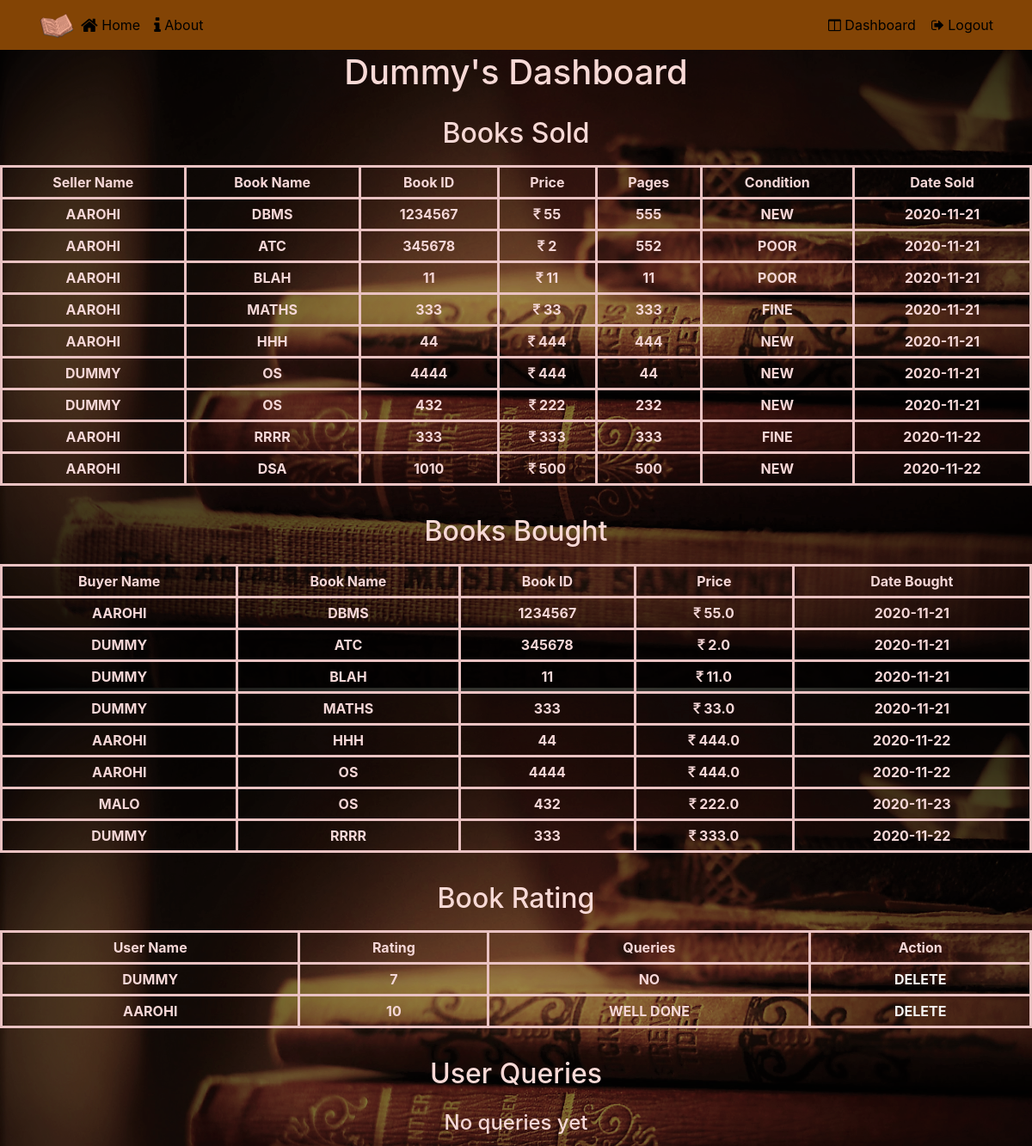
The app's page /admin_dashboard (signed in) with its own data.
### app.py (models this page shows)
class User(UserMixin, db.Model):
    __tablename__ = "user"
    id = db.Column(db.Integer, primary_key=True) # primary keys are required by SQLAlchemy
    email = db.Column(db.String(100), unique=True)
    password = db.Column(db.String(100))
    name = db.Column(db.String(1000))
    books = db.relationship('Book', backref='user')
    transactions = db.relationship('Transaction', backref='user')
    ratings = db.relationship('Rating', backref='user')

class Transaction(UserMixin, db.Model):
    __tablename__ = "transaction"
    id = db.Column(db.Integer, primary_key=True)
    seller_id = db.Column(db.Integer, nullable=False)
    title = db.Column(db.String(1000))
    isbn = db.Column(db.String(1000))
    price = db.Column(db.Integer)
    pages = db.Column(db.Integer)
    condition = db.Column(db.String(1000))
    buyer_id = db.Column(db.Integer, db.ForeignKey('user.id'), nullable=False)
    book_id = db.Column(db.Integer, nullable=False)
    amt_sold_for = db.Column(db.Float, nullable=False)
    date_added = db.Column(db.DateTime, default=datetime.utcnow)
    order_date = db.Column(db.DateTime, nullable=False, default=datetime.utcnow)

class Book(UserMixin, db.Model):
    __tablename__ = "book"
    id = db.Column(db.Integer, primary_key=True)
    seller_id = db.Column(db.Integer, db.ForeignKey('user.id'), nullable=False)
    title = db.Column(db.String(1000))
    isbn = db.Column(db.String(1000))
    price = db.Column(db.Integer)
    pages = db.Column(db.Integer)
    condition = db.Column(db.String(1000))
    date_added = db.Column(db.DateTime, default=datetime.utcnow)
    book_transactions = db.relationship('User', backref='book')

class Rating(UserMixin, db.Model):
    __tablename__ = "rating"
    id = db.Column(db.Integer, primary_key=True)
    user_id = db.Column(db.Integer, db.ForeignKey('user.id'), nullable=False)
    rating = db.Column(db.Integer, nullable=False)
    issues = db.Column(db.String(1000))
    timestamp = db.Column(db.DateTime, default=datetime.utcnow)

### app.py (the view)
@app.route('/admin_dashboard')
@login_required
def admin_dashboard():
    books_sell = (db.session.query(Transaction.title, Transaction.isbn, Transaction.price, Transaction.pages, Transaction.condition, Transaction.date_added, User.name).join(User, User.id==Transaction.seller_id)).order_by(Transaction.date_added).all()
    books_more = (db.session.query(Book.title, Book.isbn, Book.price, Book.pages, Book.condition, Book.date_added, User.name).join(User, User.id==Book.seller_id)).order_by(Book.date_added).all()
    books_bought = (db.session.query(Transaction.title, Transaction.isbn, Transaction.amt_sold_for, Transaction.order_date, User.name).join(User)).order_by(Transaction.date_added).all()
    ratings = (db.session.query(Rating.id, Rating.rating, Rating.issues, User.name).join(User)).order_by(Rating.timestamp).all()
    queries = Contact_Detail.query.all()
    return render_template('admin_dashboard.html', books_sold=books_sell, books_more=books_more,books_bought=books_bought, queries=queries, ratings=ratings, name=current_user.name)

### app.py (called while the page is built)
def login_required(f):
    @wraps(f)
    def wrap(*args, **kwargs):
        if 'logged_in' in session:
            return f(*args, **kwargs)
        else:
            flash('You need to login first.')
            return redirect(url_for('login'))
    return wrap

@login_manager.user_loader
def user_loader(user_id):
    return User.query.get(user_id)

### templates/admin_dashboard.html (shortened to what this page needs)
{% extends 'base.html' %}
{% block home%}
<li class="nav-item" ><a class="nav-link" href="/admin" style="color:#000000;"><span class="fa fa-home fa-lg" ></span> Home</a></li>
{% endblock %}
{% block head %}
<span class="navbar-text">
    <a id="loginModal" href = "/dashboard" style="color:#000000;">
    <span class="fa fa-columns"></span> Dashboard </a>
</span>
<span class="navbar-text">
    &nbsp;&nbsp;&nbsp;<a id="signOutButton" href = "/logout" style="color:#000000;">
    <span class="fa fa-sign-out"></span> Logout </a>
</span>
{% endblock %}
{% block body %}
        <div class="container">
            <div class="row row-header">
                <div class="col-12">
                    <h1 style = "text-transform:capitalize; text-align: center; padding: 10px;"> {{name}}'s Dashboard</h1>
                </div>
            </div>
        </div>
<h2>Books Sold</h2>
{% if books_sold|length < 1 %}
    <h4 style="text-align: center; color:#f5d7d7; padding: 5px;">No books sold yet</h4>
{% else %}
    <table style="color:#f5d7d7; padding: 5px;">
        <tr>
            <th>Seller Name</th>
            <th>Book Name</th>
            <th>Book ID</th>
            <th>Price</th>
            <th>Pages</th>
            <th>Condition</th>
            <th>Date Sold</th>
        </tr>
        {% for book in books_sold %}
            <tr style="text-transform: uppercase;">
                <td>{{ book.name }}</td>
                <td>{{ book.title }}</td>
                <td>{{ book.isbn }}</td>
                <td><i class="fa fa-inr"></i>&nbsp;{{ book.price }}</td>
                <td>{{ book.pages }}</td>
                <td>{{ book.condition }}</td>
                <td>{{ book.date_added.date() }}</td>
            </tr>
        {% endfor %}
        {% for book in books_more %}
        <tr style="text-transform: uppercase;">
            <td>{{ book.name }}</td>
            <td>{{ book.title }}</td>
            <td>{{ book.isbn }}</td>
            <td><i class="fa fa-inr"></i>&nbsp;{{ book.price }}</td>
            <td>{{ book.pages }}</td>
            <td>{{ book.condition }}</td>
            <td>{{ book.date_added.date() }}</td>
        </tr>
    {% endfor %}
    </table>
{% endif %}
<br>
<h2>Books Bought</h2>
{% if books_bought|length < 1 %}
    <h4 style="text-align: center; color:#f5d7d7; padding: 5px;">No books sold yet</h4>
{% else %}
<table style="color:#f5d7d7; padding: 5px;">
    <tr>
        <th>Buyer Name</th>
        <th>Book Name</th>
        <th>Book ID</th>
        <th>Price</th>
        <th>Date Bought</th>
    </tr>
    {% for book in books_bought %}
        <tr style="text-transform: uppercase;">
            <td>{{ book.name }}</td>
            <td>{{ book.title }}</td>
            <td>{{ book.isbn }}</td>
            <td><i class="fa fa-inr"></i>&nbsp;{{ book.amt_sold_for }}</td>
            <td>{{ book.order_date.date() }}</td>
        </tr>
    {% endfor %}
</table>
{% endif %}
<br>
<h2>Book Rating</h2>
{% if ratings|length < 1 %}
    <h4 style="text-align: center; color:#f5d7d7; padding: 5px;">No ratings yet</h4>
{% else %}
<table style="color:#f5d7d7; padding: 5px;">
    <tr>
        <th>User Name</th>
        <th>Rating</th>
        <th>Queries</th>
        <th>Action</th>
    </tr>
    {% for rating in ratings %}
        <tr style="text-transform: uppercase;">
            <td>{{ rating.name }}</td>
            <td>{{ rating.rating }}</td>
            <td>{{ rating.issues }}</td>
            <td><a style="color:#f3f2f0;" href="/delete_rating/{{rating.id}}">Delete</a></td>
        </tr>
    {% endfor %}
</table>
{% endif %}
<br>
<h2>User Queries</h2>
{% if queries|length < 1 %}
    <h4 style="text-align: center; color:#f5d7d7; padding: 5px;">No queries yet</h4>
{% endif %}
{% endblock %}

### templates/base.html (shortened to what this page needs)
<!DOCTYPE html>
<html lang="en">
<head>
    <link rel="stylesheet" href="https://cdn.jsdelivr.net/npm/bootstrap@4.5.3/dist/css/bootstrap.min.css">
    <link rel="stylesheet" href="{{ url_for('static', filename='css/main.css')  }}">
    <link rel="stylesheet" href="https://cdnjs.cloudflare.com/ajax/libs/font-awesome/4.7.0/css/font-awesome.min.css">
    <link rel="stylesheet" href="https://cdnjs.cloudflare.com/ajax/libs/font-awesome/4.7.0/css/font-awesome.min.css">
</head>
<body>
    <nav class="navbar navbar-light navbar-expand-sm fixed-top">
        <div class="container">
           <a class="navbar-brand mr-auto"><img src="{{ url_for('static', filename='img/images/LOGO.png') }}" height="30" width="41"></a>
             <div class="collapse navbar-collapse" id="Navbar">
                <ul class="navbar-nav mr-auto">
                    {% block home%}{% endblock %}
                    <li class="nav-item" ><a class="nav-link" href="#about" style="color:#000000;" class="trigger-btn" data-toggle="modal" data-target="#about"><span class="fa fa-info fa-lg"></span> About</a></li>
                </ul>
                {% block head %}{% endblock %}
             </div>
        </div>
    </nav>
    {% block body %}{% endblock %}
</body>
</html>

### static/css/main.css (style rules this page uses)
.row-header { margin: 0px auto; padding: 0px 0px; }
body { padding: 50px 0px 0px 0px; z-index: 0; background-image: url(../img/images/wall.jpg); overflow-x: hidden; }
body,html { overflow-x: hidden; }
.navbar { background-color:#834405; }
.navbar-light .navbar-nav .nav-item { color: #FFFFFF; }
table, td, th { border: 3px solid #aaa; }
table { border-collapse: collapse; width: 100%; }
th { height: 30px; text-align: center; font-weight: bold; }
td { text-align: center; padding: 5px; font-weight: bold; }

### templates/admin_dashboard.html (style rules this page uses)
h1 { padding: 10px; text-align: center; color: #f7d9d6; }
h2 { padding: 10px; text-align: center; color: #f7d9d6; }
table, td, th { border: 3px solid rgb(233, 194, 194); padding: 5px; }
body { background-image: url('/static/img/images/6.png'); }

### records on screen
User: name "Dummy"
Transaction: name "AAROHI", title "DBMS", isbn "1234567", price "55", pages "555", condition "NEW", date_added "2020-11-21", amt_sold_for "55.0", order_date "2020-11-21"
Transaction: name "AAROHI", title "ATC", isbn "345678", price "2", pages "552", condition "POOR", date_added "2020-11-21", name "DUMMY", amt_sold_for "2.0", order_date "2020-11-21"
Transaction: name "AAROHI", title "BLAH", isbn "11", price "11", pages "11", condition "POOR", date_added "2020-11-21", name "DUMMY", amt_sold_for "11.0", order_date "2020-11-21"
Transaction: name "AAROHI", title "MATHS", isbn "333", price "33", pages "333", condition "FINE", date_added "2020-11-21", name "DUMMY", amt_sold_for "33.0", order_date "2020-11-21"
Transaction: name "AAROHI", title "HHH", isbn "44", price "444", pages "444", condition "NEW", date_added "2020-11-21", amt_sold_for "444.0", order_date "2020-11-22"
Transaction: name "DUMMY", title "OS", isbn "4444", price "444", pages "44", condition "NEW", date_added "2020-11-21", name "AAROHI", amt_sold_for "444.0", order_date "2020-11-22"
Transaction: name "DUMMY", title "OS", isbn "432", price "222", pages "232", condition "NEW", date_added "2020-11-21", name "MALO", amt_sold_for "222.0", order_date "2020-11-23"
Transaction: name "AAROHI", title "RRRR", isbn "333", price "333", pages "333", condition "FINE", date_added "2020-11-22", name "DUMMY", amt_sold_for "333.0", order_date "2020-11-22"
Book: name "AAROHI", title "DSA", isbn "1010", price "500", pages "500", condition "NEW", date_added "2020-11-22"
Rating: name "DUMMY", rating "7", issues "NO"
Rating: name "AAROHI", rating "10", issues "WELL DONE"
